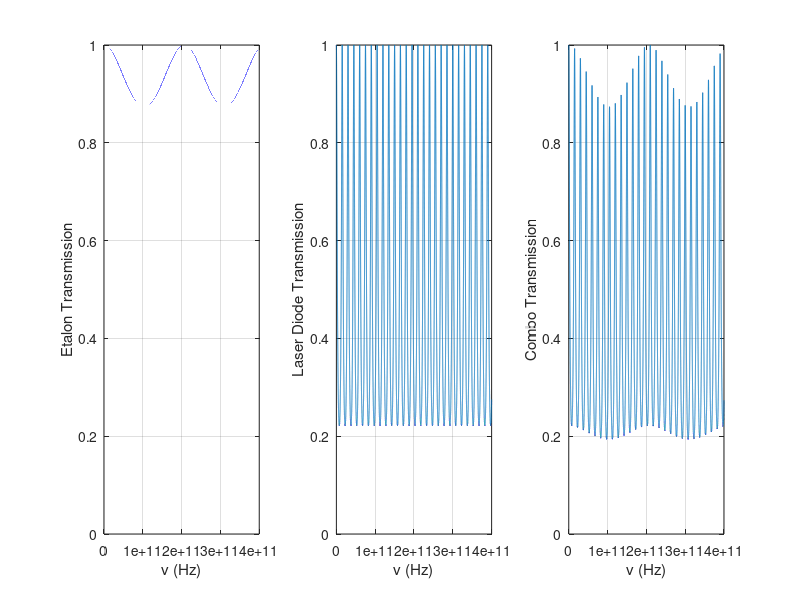

This figure's MATLAB source:
clear all;
close all;
clc;

%numbers for etalon
c=3*10^8;
n=1.45;
d=0.5.*10^-3;
R=((n-1)/(n+1)).^2;


FSR=c./(2.*n.*d);
F=pi*sqrt(R)./(1-R);





nu=linspace(0,4*10^11,100000);
T=((2*F/pi).^2).*((1-R).^2)./(4*R)./(1+(2*F/pi).^2.*sin(pi.*nu./FSR).^2);
ET=T;
figure()
subplot(1,3,1)
plot(nu,T)
ylabel('Etalon Transmission')
xlabel('\nu (Hz)')
axis([nu(1) nu(end) 0 1])
grid on

c=3*10^8;
n=4;
d=0.25*10^-2;
R=((n-1)/(n+1)).^2;


FSR=c./(2.*n.*d);
F=pi*sqrt(R)./(1-R);
nu=linspace(0,4*10^11,100000);
T=((2*F/pi).^2).*((1-R).^2)./(4*R)./(1+(2*F/pi).^2.*sin(pi.*nu./FSR).^2);
LD=T;

subplot(1,3,2)
plot(nu,T)
ylabel('Laser Diode Transmission')
xlabel('\nu (Hz)')
axis([nu(1) nu(end) 0 1])
grid on

subplot(1,3,3)
plot(nu,LD.*ET)
ylabel('Combo Transmission')
xlabel('\nu (Hz)')
axis([nu(1) nu(end) 0 1])
grid on


set(gcf,'color','white')
